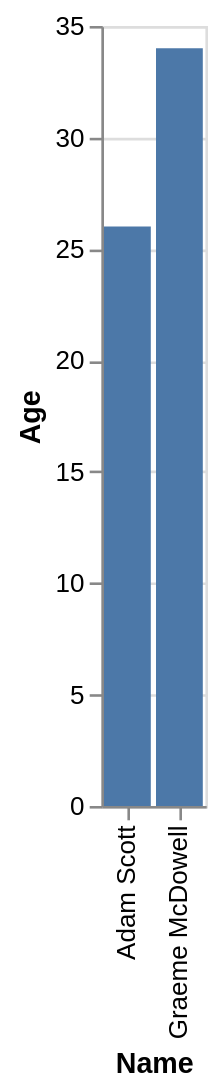

Express this chart as Vega-Lite.
### Vega-Lite specification from a JSON file in a GitHub repository (floating-point values rounded to 4 significant figures)
{"data": {"values": [{"x_data": "Adam Scott", "y_data": 26}, {"x_data": "Graeme McDowell", "y_data": 34}]}, "mark": "bar", "encoding": {"x": {"field": "x_data", "type": "nominal", "title": "Name", "sort": "ascending"}, "y": {"field": "y_data", "type": "quantitative", "title": "Age"}}}
